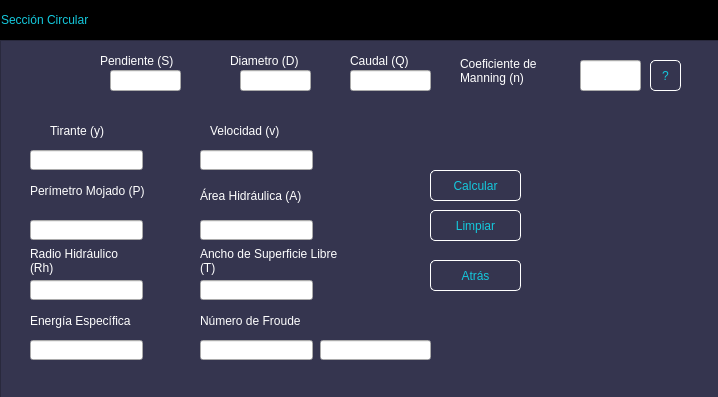
<?xml version="1.0" encoding="UTF-8"?>
<ui version="4.0">
 <class>MainWindow</class>
 <widget class="QMainWindow" name="MainWindow">
  <property name="geometry">
   <rect>
    <x>0</x>
    <y>0</y>
    <width>718</width>
    <height>397</height>
   </rect>
  </property>
  <property name="windowTitle">
   <string>MainWindow</string>
  </property>
  <widget class="QWidget" name="centralwidget">
   <layout class="QVBoxLayout" name="verticalLayout">
    <property name="spacing">
     <number>0</number>
    </property>
    <property name="leftMargin">
     <number>0</number>
    </property>
    <property name="topMargin">
     <number>0</number>
    </property>
    <property name="rightMargin">
     <number>0</number>
    </property>
    <property name="bottomMargin">
     <number>0</number>
    </property>
    <item>
     <widget class="QFrame" name="frame">
      <property name="frameShape">
       <enum>QFrame::StyledPanel</enum>
      </property>
      <property name="frameShadow">
       <enum>QFrame::Raised</enum>
      </property>
      <widget class="QFrame" name="frame_superior">
       <property name="geometry">
        <rect>
         <x>0</x>
         <y>0</y>
         <width>720</width>
         <height>40</height>
        </rect>
       </property>
       <property name="maximumSize">
        <size>
         <width>16777215</width>
         <height>40</height>
        </size>
       </property>
       <property name="styleSheet">
        <string notr="true">QFrame{
background-color:rgb(0, 0, 0);
}

QPushButton{
background-color: #000000ff;
border-radius:20px;
}

QPushButton:hover{
background-color:rgb(53, 53, 79);
border-radius:20px;
}</string>
       </property>
       <property name="frameShape">
        <enum>QFrame::StyledPanel</enum>
       </property>
       <property name="frameShadow">
        <enum>QFrame::Raised</enum>
       </property>
       <layout class="QHBoxLayout" name="horizontalLayout">
        <property name="spacing">
         <number>0</number>
        </property>
        <property name="leftMargin">
         <number>0</number>
        </property>
        <property name="topMargin">
         <number>0</number>
        </property>
        <property name="rightMargin">
         <number>0</number>
        </property>
        <property name="bottomMargin">
         <number>0</number>
        </property>
        <item>
         <widget class="QLabel" name="label">
          <property name="styleSheet">
           <string notr="true">font:87 12pt&quot;Arial Black&quot;;
color:rgb(20,200,220);</string>
          </property>
          <property name="text">
           <string>Sección Circular</string>
          </property>
         </widget>
        </item>
        <item>
         <spacer name="horizontalSpacer">
          <property name="orientation">
           <enum>Qt::Horizontal</enum>
          </property>
          <property name="sizeHint" stdset="0">
           <size>
            <width>409</width>
            <height>20</height>
           </size>
          </property>
         </spacer>
        </item>
        <item>
         <widget class="QPushButton" name="bt_minimizar">
          <property name="minimumSize">
           <size>
            <width>40</width>
            <height>40</height>
           </size>
          </property>
          <property name="text">
           <string/>
          </property>
          <property name="icon">
           <iconset>
            <normaloff>Imágenes/minimizar.png</normaloff>Imágenes/minimizar.png</iconset>
          </property>
          <property name="iconSize">
           <size>
            <width>30</width>
            <height>30</height>
           </size>
          </property>
         </widget>
        </item>
        <item>
         <widget class="QPushButton" name="bt_cerrar">
          <property name="minimumSize">
           <size>
            <width>40</width>
            <height>40</height>
           </size>
          </property>
          <property name="text">
           <string/>
          </property>
          <property name="icon">
           <iconset>
            <normaloff>Imágenes/cerrar2.png</normaloff>Imágenes/cerrar2.png</iconset>
          </property>
          <property name="iconSize">
           <size>
            <width>30</width>
            <height>30</height>
           </size>
          </property>
         </widget>
        </item>
       </layout>
      </widget>
      <widget class="QFrame" name="frame_2">
       <property name="geometry">
        <rect>
         <x>0</x>
         <y>40</y>
         <width>720</width>
         <height>361</height>
        </rect>
       </property>
       <property name="styleSheet">
        <string notr="true">QFrame{
background-color:rgb(53,53,79);
}

QPushButton{
font:87 12pt&quot;Arial Black&quot;;
background-color:#000000ff;
color:rgb(20,200,220);
border-radius:5px;
border:1px solid white;
}


QPushButton:hover{
background-color:black;
}</string>
       </property>
       <property name="frameShape">
        <enum>QFrame::StyledPanel</enum>
       </property>
       <property name="frameShadow">
        <enum>QFrame::Raised</enum>
       </property>
       <widget class="QLabel" name="label_2">
        <property name="geometry">
         <rect>
          <x>100</x>
          <y>10</y>
          <width>101</width>
          <height>21</height>
         </rect>
        </property>
        <property name="styleSheet">
         <string notr="true">font:87 10pt&quot;Arial Black&quot;;
color:rgb(255,255,255);</string>
        </property>
        <property name="text">
         <string>Pendiente (S)</string>
        </property>
       </widget>
       <widget class="QLineEdit" name="Pendiente">
        <property name="geometry">
         <rect>
          <x>110</x>
          <y>30</y>
          <width>71</width>
          <height>21</height>
         </rect>
        </property>
       </widget>
       <widget class="QLabel" name="label_3">
        <property name="geometry">
         <rect>
          <x>230</x>
          <y>10</y>
          <width>111</width>
          <height>21</height>
         </rect>
        </property>
        <property name="styleSheet">
         <string notr="true">font:87 10pt&quot;Arial Black&quot;;
color:rgb(255,255,255);</string>
        </property>
        <property name="text">
         <string>Diametro (D)</string>
        </property>
       </widget>
       <widget class="QLineEdit" name="Diametro">
        <property name="geometry">
         <rect>
          <x>240</x>
          <y>30</y>
          <width>71</width>
          <height>21</height>
         </rect>
        </property>
       </widget>
       <widget class="QLabel" name="label_6">
        <property name="geometry">
         <rect>
          <x>30</x>
          <y>130</y>
          <width>121</width>
          <height>41</height>
         </rect>
        </property>
        <property name="styleSheet">
         <string notr="true">font:87 10pt&quot;Arial Black&quot;;
color:rgb(255,255,255);</string>
        </property>
        <property name="text">
         <string>Perímetro Mojado (P)</string>
        </property>
        <property name="wordWrap">
         <bool>true</bool>
        </property>
       </widget>
       <widget class="QLabel" name="label_7">
        <property name="geometry">
         <rect>
          <x>200</x>
          <y>140</y>
          <width>111</width>
          <height>31</height>
         </rect>
        </property>
        <property name="styleSheet">
         <string notr="true">font:87 10pt&quot;Arial Black&quot;;
color:rgb(255,255,255);</string>
        </property>
        <property name="text">
         <string>Área Hidráulica (A)</string>
        </property>
        <property name="wordWrap">
         <bool>true</bool>
        </property>
       </widget>
       <widget class="QLineEdit" name="Perimetro">
        <property name="geometry">
         <rect>
          <x>30</x>
          <y>180</y>
          <width>113</width>
          <height>20</height>
         </rect>
        </property>
       </widget>
       <widget class="QLineEdit" name="Area">
        <property name="geometry">
         <rect>
          <x>200</x>
          <y>180</y>
          <width>113</width>
          <height>20</height>
         </rect>
        </property>
       </widget>
       <widget class="QLabel" name="label_9">
        <property name="geometry">
         <rect>
          <x>30</x>
          <y>200</y>
          <width>111</width>
          <height>41</height>
         </rect>
        </property>
        <property name="styleSheet">
         <string notr="true">font:87 10pt&quot;Arial Black&quot;;
color:rgb(255,255,255);</string>
        </property>
        <property name="text">
         <string>Radio Hidráulico (Rh)</string>
        </property>
        <property name="wordWrap">
         <bool>true</bool>
        </property>
       </widget>
       <widget class="QLineEdit" name="Radio">
        <property name="geometry">
         <rect>
          <x>30</x>
          <y>240</y>
          <width>113</width>
          <height>20</height>
         </rect>
        </property>
       </widget>
       <widget class="QLabel" name="label_8">
        <property name="geometry">
         <rect>
          <x>200</x>
          <y>200</y>
          <width>141</width>
          <height>41</height>
         </rect>
        </property>
        <property name="styleSheet">
         <string notr="true">font:87 10pt&quot;Arial Black&quot;;
color:rgb(255,255,255);</string>
        </property>
        <property name="text">
         <string>Ancho de Superficie Libre (T)</string>
        </property>
        <property name="wordWrap">
         <bool>true</bool>
        </property>
       </widget>
       <widget class="QLineEdit" name="Ancho">
        <property name="geometry">
         <rect>
          <x>200</x>
          <y>240</y>
          <width>113</width>
          <height>20</height>
         </rect>
        </property>
       </widget>
       <widget class="QLabel" name="label_10">
        <property name="geometry">
         <rect>
          <x>530</x>
          <y>100</y>
          <width>161</width>
          <height>171</height>
         </rect>
        </property>
        <property name="text">
         <string/>
        </property>
        <property name="textFormat">
         <enum>Qt::AutoText</enum>
        </property>
        <property name="pixmap">
         <pixmap>Imágenes/Circular.png</pixmap>
        </property>
        <property name="scaledContents">
         <bool>true</bool>
        </property>
       </widget>
       <widget class="QPushButton" name="Calcular">
        <property name="geometry">
         <rect>
          <x>430</x>
          <y>130</y>
          <width>91</width>
          <height>31</height>
         </rect>
        </property>
        <property name="text">
         <string>Calcular</string>
        </property>
       </widget>
       <widget class="QPushButton" name="Limpiar">
        <property name="geometry">
         <rect>
          <x>430</x>
          <y>170</y>
          <width>91</width>
          <height>31</height>
         </rect>
        </property>
        <property name="text">
         <string>Limpiar</string>
        </property>
       </widget>
       <widget class="QPushButton" name="Atras">
        <property name="geometry">
         <rect>
          <x>430</x>
          <y>220</y>
          <width>91</width>
          <height>31</height>
         </rect>
        </property>
        <property name="text">
         <string>Atrás</string>
        </property>
       </widget>
       <widget class="QLabel" name="label_16">
        <property name="geometry">
         <rect>
          <x>350</x>
          <y>10</y>
          <width>81</width>
          <height>21</height>
         </rect>
        </property>
        <property name="styleSheet">
         <string notr="true">font:87 10pt&quot;Arial Black&quot;;
color:rgb(255,255,255);</string>
        </property>
        <property name="text">
         <string>Caudal (Q)</string>
        </property>
       </widget>
       <widget class="QLineEdit" name="Caudal">
        <property name="geometry">
         <rect>
          <x>350</x>
          <y>30</y>
          <width>81</width>
          <height>21</height>
         </rect>
        </property>
       </widget>
       <widget class="QLabel" name="label_11">
        <property name="geometry">
         <rect>
          <x>460</x>
          <y>10</y>
          <width>111</width>
          <height>41</height>
         </rect>
        </property>
        <property name="styleSheet">
         <string notr="true">font:87 10pt&quot;Arial Black&quot;;
color:rgb(255,255,255);</string>
        </property>
        <property name="text">
         <string>Coeficiente de Manning (n)</string>
        </property>
        <property name="wordWrap">
         <bool>true</bool>
        </property>
       </widget>
       <widget class="QLineEdit" name="Manning">
        <property name="geometry">
         <rect>
          <x>580</x>
          <y>20</y>
          <width>61</width>
          <height>31</height>
         </rect>
        </property>
       </widget>
       <widget class="QPushButton" name="Coeficientes">
        <property name="geometry">
         <rect>
          <x>650</x>
          <y>20</y>
          <width>31</width>
          <height>31</height>
         </rect>
        </property>
        <property name="text">
         <string>?</string>
        </property>
       </widget>
       <widget class="QLabel" name="label_12">
        <property name="geometry">
         <rect>
          <x>50</x>
          <y>80</y>
          <width>81</width>
          <height>21</height>
         </rect>
        </property>
        <property name="styleSheet">
         <string notr="true">font:87 10pt&quot;Arial Black&quot;;
color:rgb(255,255,255);</string>
        </property>
        <property name="text">
         <string>Tirante (y)</string>
        </property>
        <property name="wordWrap">
         <bool>true</bool>
        </property>
       </widget>
       <widget class="QLineEdit" name="Tirante">
        <property name="geometry">
         <rect>
          <x>30</x>
          <y>110</y>
          <width>113</width>
          <height>20</height>
         </rect>
        </property>
       </widget>
       <widget class="QLabel" name="label_13">
        <property name="geometry">
         <rect>
          <x>210</x>
          <y>80</y>
          <width>101</width>
          <height>21</height>
         </rect>
        </property>
        <property name="styleSheet">
         <string notr="true">font:87 10pt&quot;Arial Black&quot;;
color:rgb(255,255,255);</string>
        </property>
        <property name="text">
         <string>Velocidad (v)</string>
        </property>
        <property name="wordWrap">
         <bool>true</bool>
        </property>
       </widget>
       <widget class="QLineEdit" name="Velocidad">
        <property name="geometry">
         <rect>
          <x>200</x>
          <y>110</y>
          <width>113</width>
          <height>20</height>
         </rect>
        </property>
       </widget>
       <widget class="QLabel" name="label_14">
        <property name="geometry">
         <rect>
          <x>30</x>
          <y>260</y>
          <width>111</width>
          <height>41</height>
         </rect>
        </property>
        <property name="styleSheet">
         <string notr="true">font:87 10pt&quot;Arial Black&quot;;
color:rgb(255,255,255);</string>
        </property>
        <property name="text">
         <string>Energía Específica</string>
        </property>
        <property name="wordWrap">
         <bool>true</bool>
        </property>
       </widget>
       <widget class="QLineEdit" name="Energia">
        <property name="geometry">
         <rect>
          <x>30</x>
          <y>300</y>
          <width>113</width>
          <height>20</height>
         </rect>
        </property>
       </widget>
       <widget class="QLabel" name="label_15">
        <property name="geometry">
         <rect>
          <x>200</x>
          <y>260</y>
          <width>111</width>
          <height>41</height>
         </rect>
        </property>
        <property name="styleSheet">
         <string notr="true">font:87 10pt&quot;Arial Black&quot;;
color:rgb(255,255,255);</string>
        </property>
        <property name="text">
         <string>Número de Froude</string>
        </property>
        <property name="wordWrap">
         <bool>true</bool>
        </property>
       </widget>
       <widget class="QLineEdit" name="Froude">
        <property name="geometry">
         <rect>
          <x>200</x>
          <y>300</y>
          <width>113</width>
          <height>20</height>
         </rect>
        </property>
       </widget>
       <widget class="QLineEdit" name="Regimen">
        <property name="geometry">
         <rect>
          <x>320</x>
          <y>300</y>
          <width>111</width>
          <height>20</height>
         </rect>
        </property>
       </widget>
      </widget>
     </widget>
    </item>
   </layout>
  </widget>
 </widget>
 <resources/>
 <connections/>
</ui>
